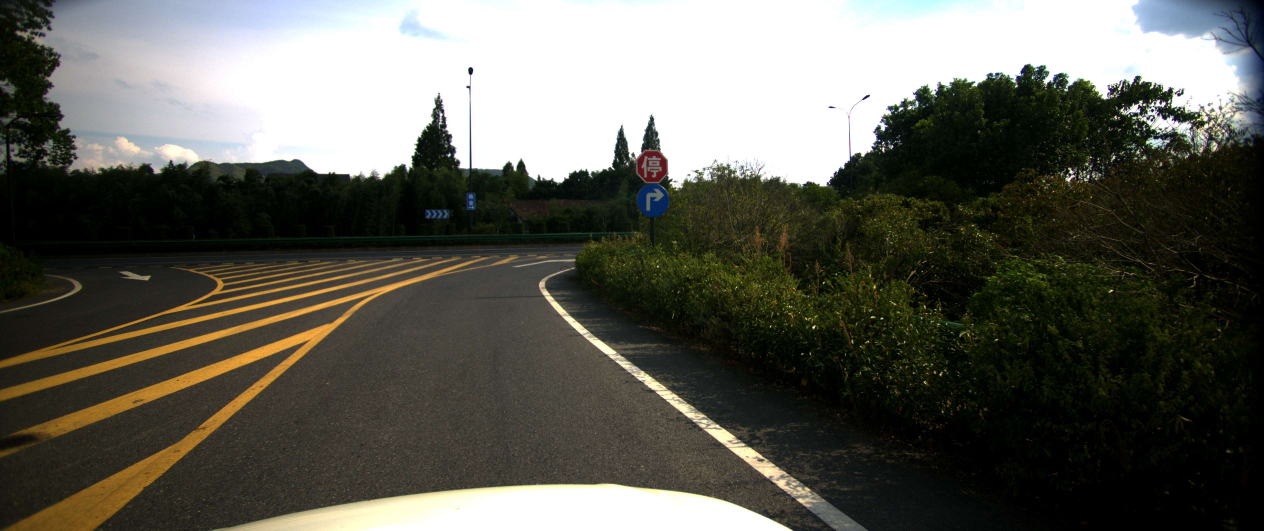
//> input picture renwu/dataset/20220823_153341_92_ID1581.jpg, 3792 x 1592 px (shown at 1/3 size); its folder holds 5 pictures in this run
$ ./main   (built with g++ and OpenCV 4)
//> lines starting //> are read from the running program, lines starting //| are printed output that depends on the picture; after the words box and inside, x2 and y2 are one past the last pixel; in counts of white or black regions, pixels touching at a corner belong together
#include<opencv2/opencv.hpp>
#include<vector>
#include<iostream>
#include <filesystem>
#include<string>
using namespace cv;
using namespace std;
namespace fs = std::filesystem;
int main()
{
	fs::path folderPath = "./dataset";
	for (const auto& entry : fs::directory_iterator(folderPath))
	{
		Mat img = imread(entry.path(), 1);
//> img is the input picture: 1592 rows x 3792 cols, CV_8UC3; mean B, G, R 85.9, 94.6, 94.9
		Mat img1 = imread("./dataset/20220823_153344_86_ID1587.jpg", 1);
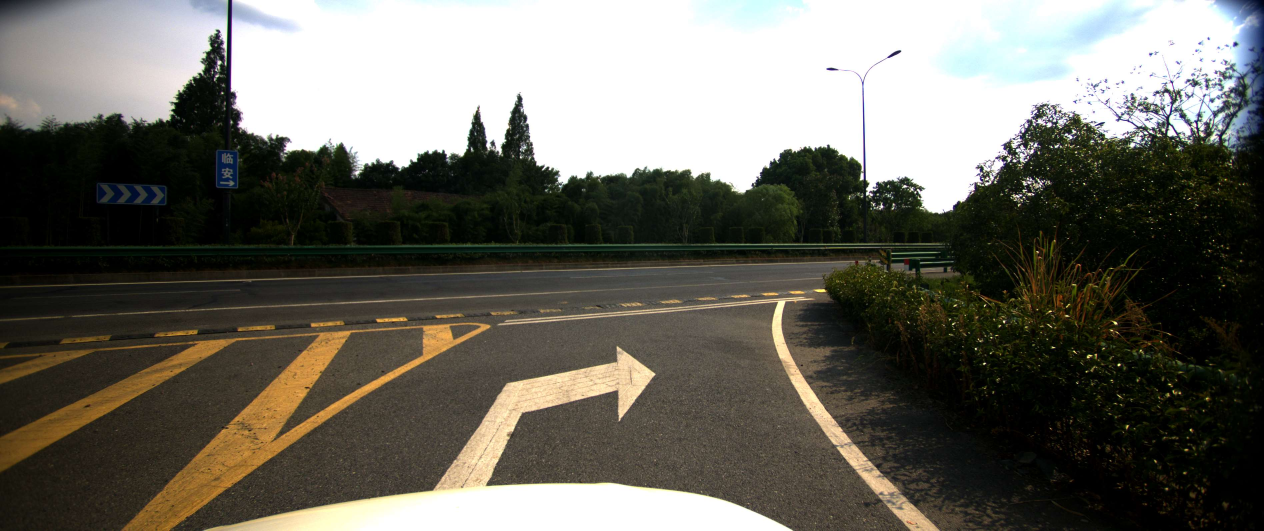
//> input picture renwu/dataset/20220823_153344_86_ID1587.jpg, 3792 x 1592 px (shown at 1/3 size)
//> img1 is the input picture: 1592 rows x 3792 cols, CV_8UC3; mean B, G, R 95.4, 104.2, 106
		Mat img_;
		Mat img1_;
		cvtColor(img, img_, COLOR_BGR2GRAY);
		cvtColor(img1, img1_, COLOR_BGR2GRAY);
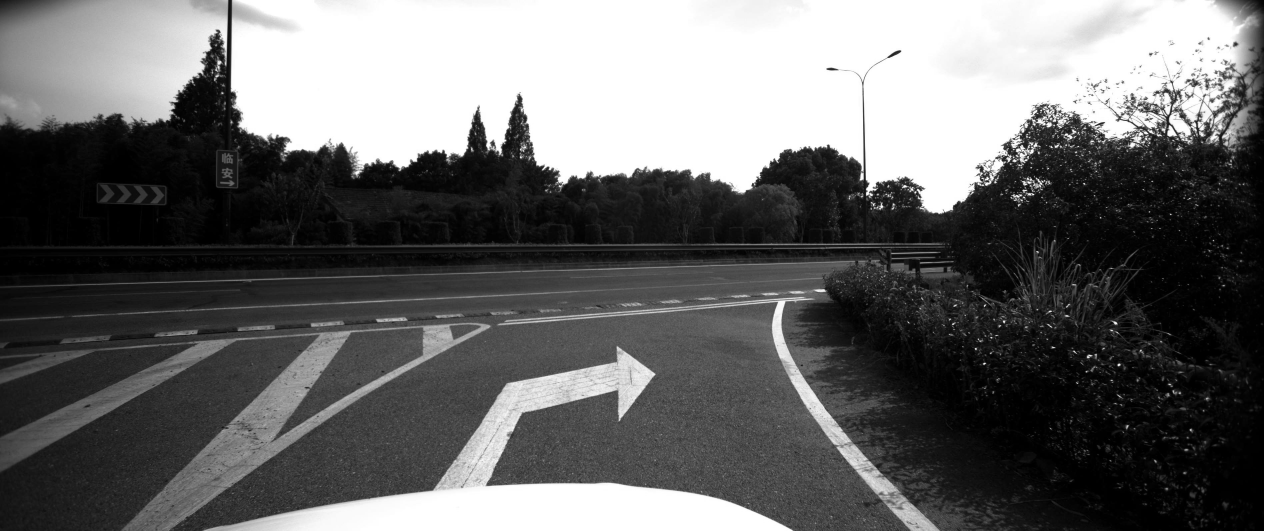
//> img1_: 1592 rows x 3792 cols, CV_8UC1 (shown at 1/3 size); min 0, max 255, mean 103.7
		double scale_factor1 = static_cast<double>(cv::mean(img_).val[0]) / cv::mean(img1_).val[0];
//> scale_factor1 = 0.903
		Mat mask2 = imread("./2.jpg", 1);
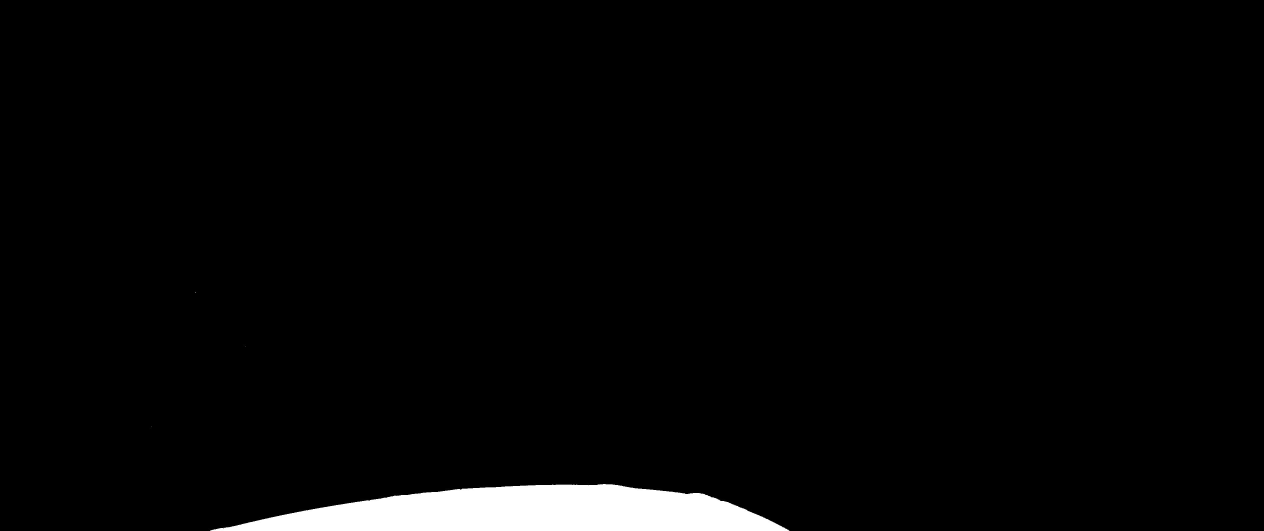
//> input picture renwu/2.jpg, 3792 x 1592 px (shown at 1/3 size)
//> mask2 is the input picture: 1592 rows x 3792 cols, CV_8UC3; min 0, max 255, mean 6.9
		cvtColor(mask2, mask2, COLOR_BGR2GRAY);
//> mask2: 1592 rows x 3792 cols, CV_8UC1
		threshold(mask2, mask2, 100, 255, THRESH_BINARY_INV);
//> mask2: 1592 rows x 3792 cols, CV_8UC1; 97.3% white; 4 black regions (3 under 20 px), largest, box (x1, y1, x2, y2) and area: (630, 1452, 2368, 1592) 163317
		int kernelsize_ = 7;
		Mat kernel_ = getStructuringElement(MORPH_RECT, Size(kernelsize_, kernelsize_));
		erode(mask2, mask2, kernel_);
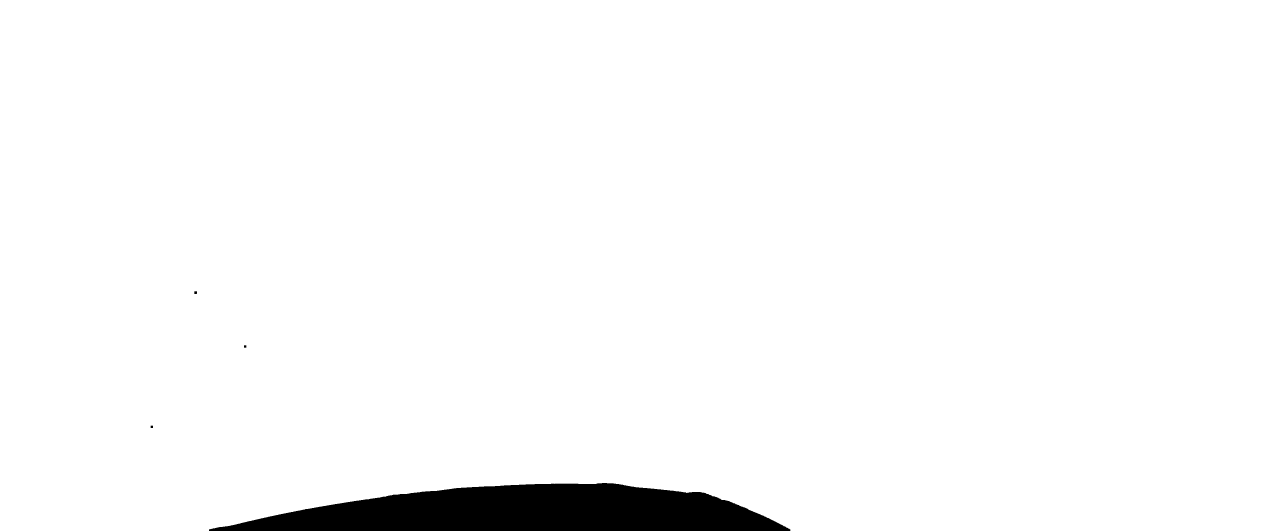
//> mask2: 1592 rows x 3792 cols, CV_8UC1 (shown at 1/3 size); 97.2% white; 4 black regions, box (x1, y1, x2, y2) and area: (627, 1449, 2371, 1592) 169459, (583, 874, 591, 882) 63, (732, 1036, 739, 1043) 49, (452, 1277, 459, 1284) 49
		vector<Point> points = { Point{0,img.rows / 3 + 100},Point(img.cols,img.rows / 3 + 100),Point(img.cols,img.rows),Point(0,img.rows) };
		Mat mask = Mat::zeros(img.rows, img.cols, CV_8UC3);
		fillPoly(mask, points, Scalar(255, 255, 255));
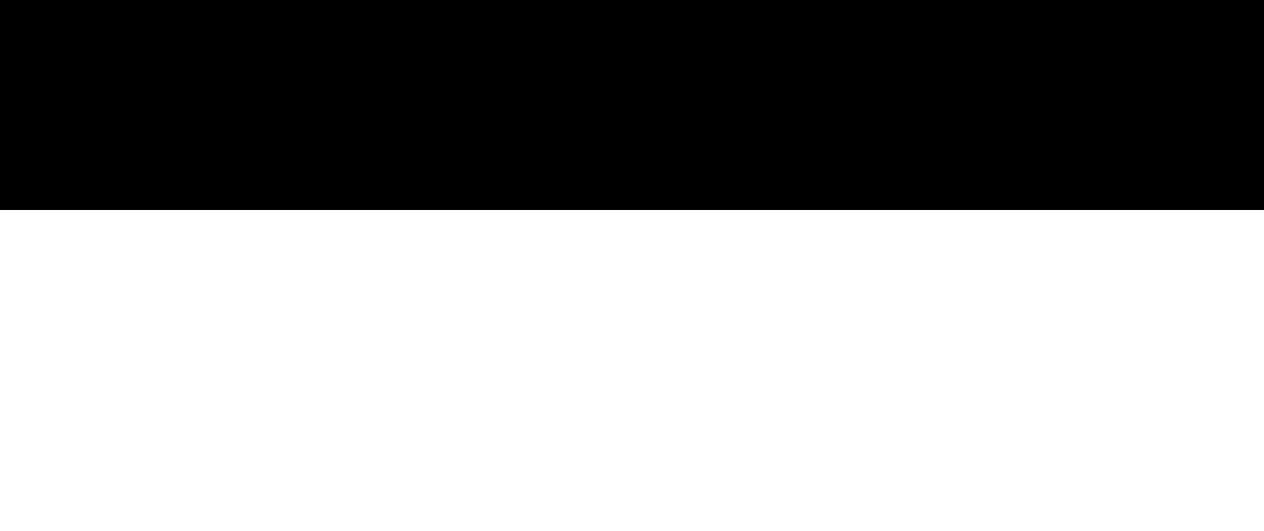
//> mask: 1592 rows x 3792 cols, CV_8UC3 (shown at 1/3 size); 60.4% white; 1 black region, box (x1, y1, x2, y2) and area: (0, 0, 3792, 630) 2388960
		bitwise_and(img, mask, img);
		cvtColor(img, img, COLOR_BGR2GRAY);
//> img: 1592 rows x 3792 cols, CV_8UC1
		bitwise_and(img, mask2, img);
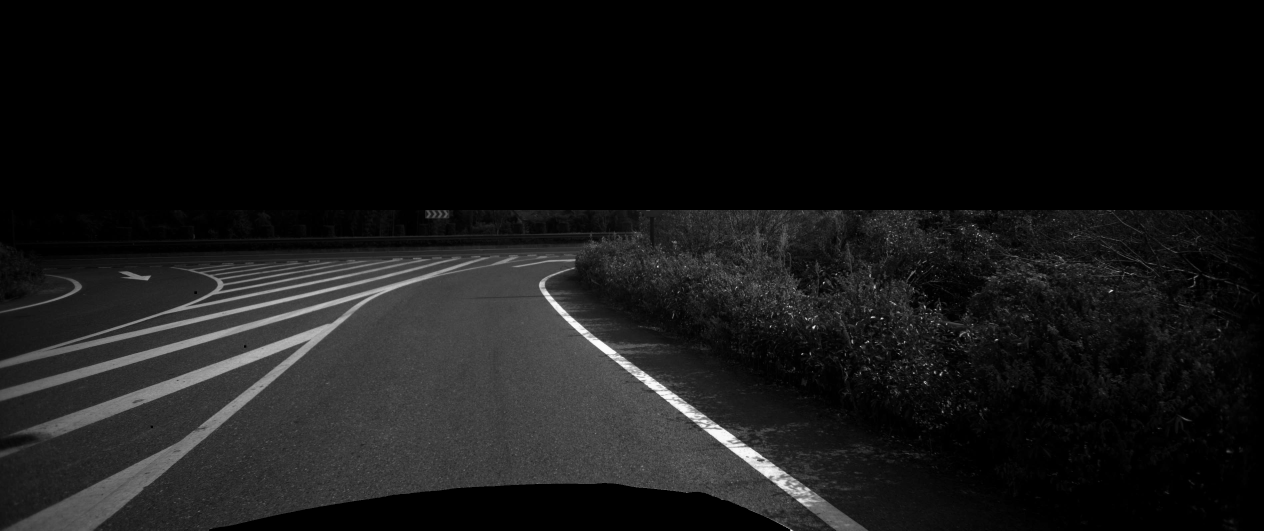
//> img: 1592 rows x 3792 cols, CV_8UC1 (shown at 1/3 size); min 0, max 253, mean 22.4
		GaussianBlur(img, img, Size(9, 9), 0);
		medianBlur(img, img, 7);
		if (scale_factor1 > 1)
		{
			scale_factor1 = scale_factor1 * 1.2;
		}
		else
		{
			scale_factor1 = scale_factor1 * 0.9;
//> scale_factor1 = 0.813
		}
		threshold(img, img, 130 * scale_factor1, 255, THRESH_BINARY);
//> img: 1592 rows x 3792 cols, CV_8UC1; 2.5% white; 41 white regions (16 under 20 px), largest, box (x1, y1, x2, y2) and area: (127, 773, 1457, 1496) 82472, (1616, 807, 2476, 1531) 37404, (206, 780, 1349, 1051) 14179
		int kernelsize = 5;
		Mat kernel = getStructuringElement(MORPH_RECT, Size(kernelsize, kernelsize));
		morphologyEx(img, img, MORPH_OPEN, kernel);
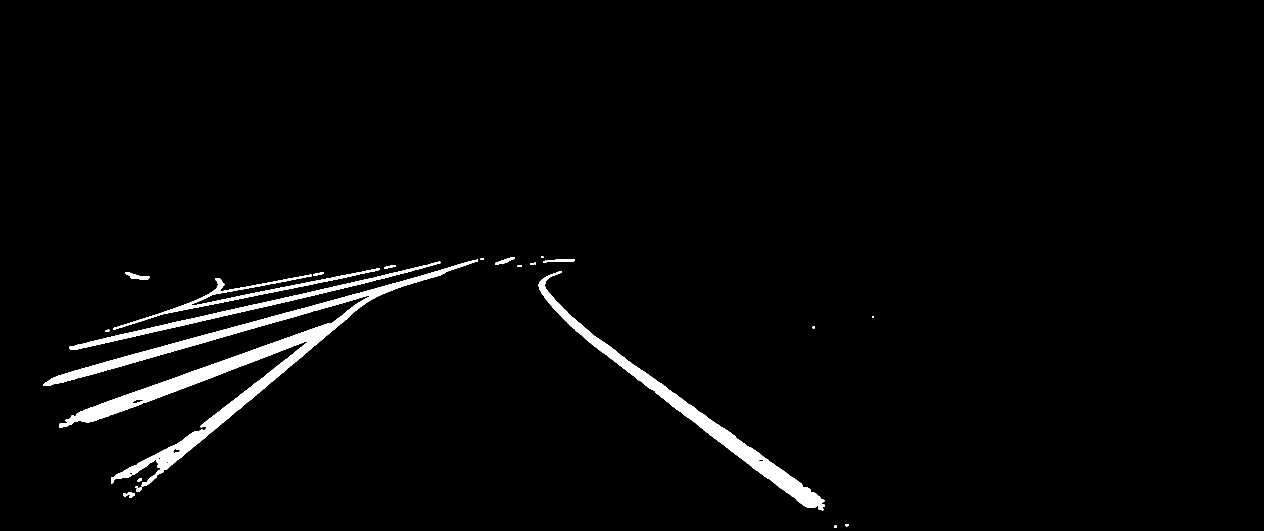
//> img: 1592 rows x 3792 cols, CV_8UC1 (shown at 1/3 size); 2.4% white; 23 white regions, largest, box (x1, y1, x2, y2) and area: (130, 779, 1434, 1459) 81552, (1616, 813, 2475, 1531) 37282, (208, 785, 1321, 1050) 14045
//> pass 3 of the loop `for (const auto& entry : fs::directory_iterator(folderPath))`:
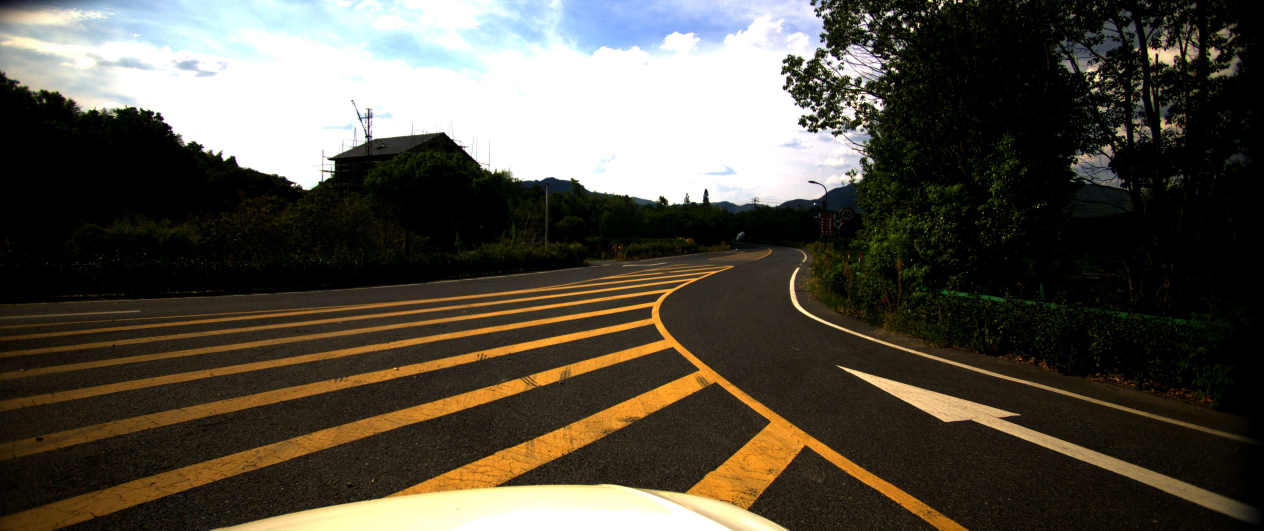
//> input picture renwu/dataset/20220823_153234_21_ID1451_P.jpg, 3792 x 1592 px (shown at 1/3 size)
//> img is the input picture: 1592 rows x 3792 cols, CV_8UC3; mean B, G, R 67.6, 79.2, 84.2
//> `double scale_factor1 = static_cast<double>(cv::mean(img_).val[0]) / cv..`: scale_factor1 = 0.765
//> `bitwise_and(img, mask2, img);`:
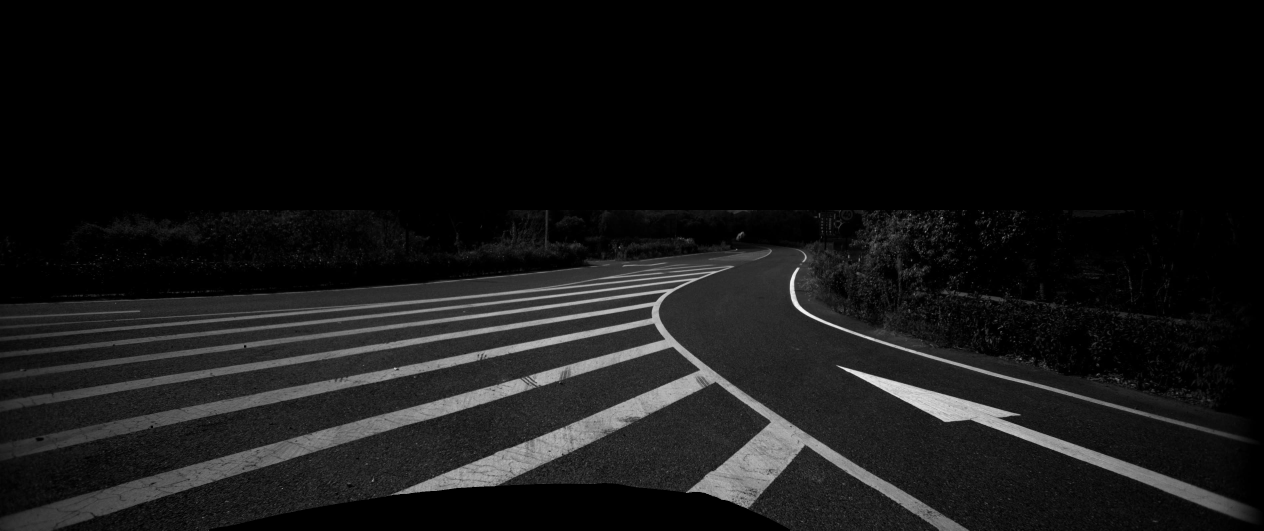
//> img: 1592 rows x 3792 cols, CV_8UC1 (shown at 1/3 size); min 0, max 248, mean 21.5
//> `scale_factor1 = scale_factor1 * 0.9;`: scale_factor1 = 0.688
//> `threshold(img, img, 130 * scale_factor1, 255, THRESH_BINARY);`:
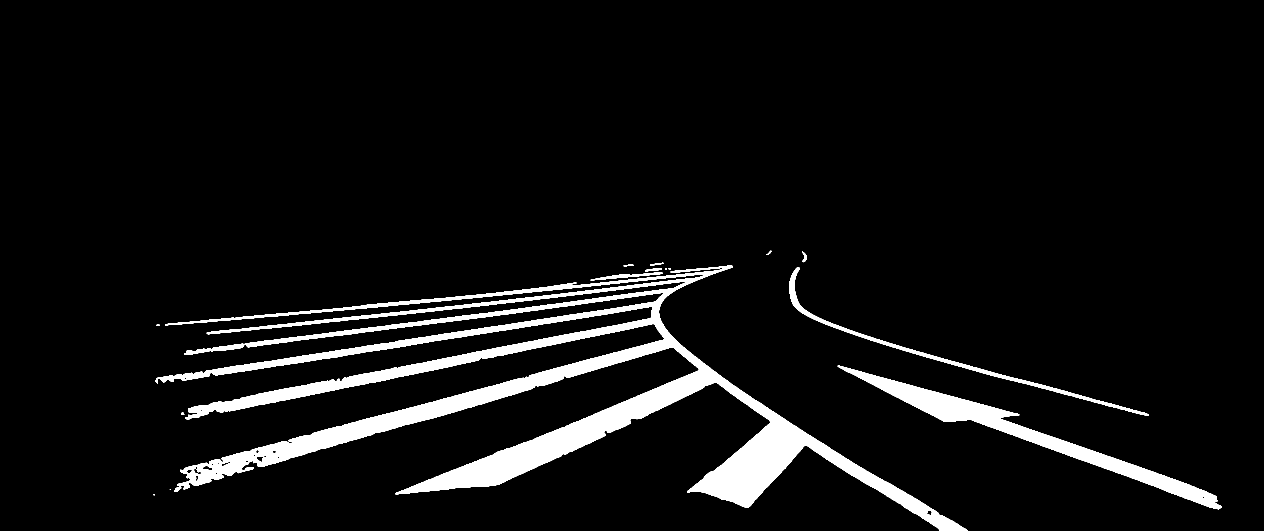
//> img: 1592 rows x 3792 cols, CV_8UC1 (shown at 1/3 size); 6.4% white; 15 white regions (2 under 20 px), largest, box (x1, y1, x2, y2) and area: (466, 797, 2903, 1592) 317675, (2513, 1096, 3665, 1528) 52217, (2368, 801, 3447, 1248) 12741
//> the loop made 5 passes; the first 3 are shown
		namedWindow("img5", WINDOW_FREERATIO);
		imshow("img5", img);
		waitKey(0);
		static int i=1;
		string str=to_string(i);
		imwrite("./datafinal/"+str+".jpg",img);
		i++;
	}

}
